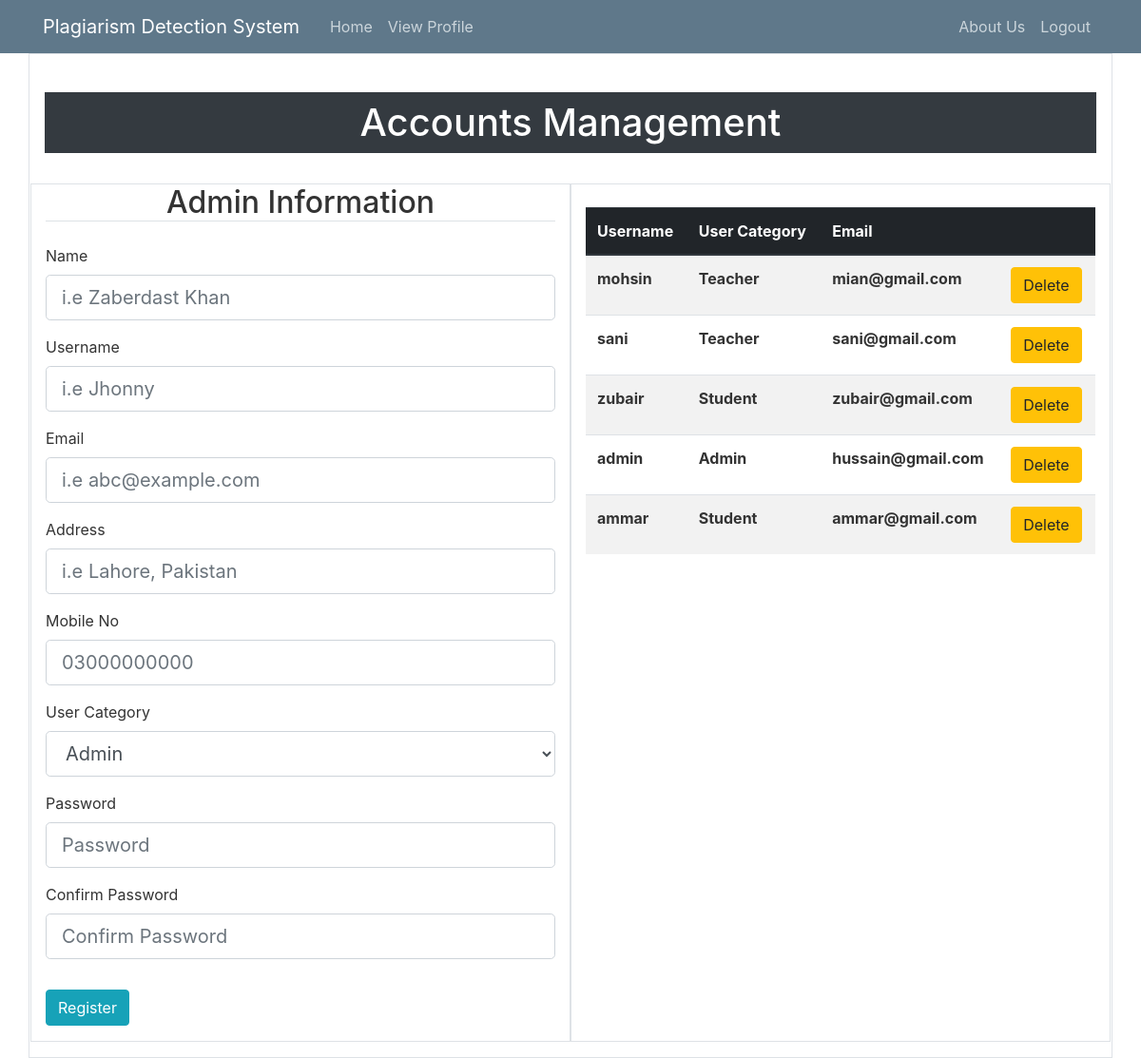
Page /account_management on the committed database.
### lms/models.py (models this page shows, shortened)
class User(db.Model, UserMixin):
    id = db.Column(db.Integer, primary_key=True)
    name = db.Column(db.String(30), unique=False, nullable=False)
    username = db.Column(db.String(20), unique=True, nullable=False)
    email = db.Column(db.String(120), unique=True, nullable=False)
    mobile_no = db.Column(db.String(120), unique=True, nullable=True)
    address = db.Column(db.String(20), unique=False, nullable=True)
    user_category = db.Column(db.String(20), unique=False, nullable=False)
    image_file = db.Column(db.String(20), nullable=False, default='default.jpg')
    password = db.Column(db.String(60), nullable=False)

### lms/routes.py (the view, shortened to what this page needs)
@app.route('/account_management', methods=['GET', 'POST'])
def account_management():
    reg_form = RegistrationForm()
    search_form = UserSearchForm()
    headings = ['Username', 'User Category', 'Email', '']
    data = User.query.all()
    data.sort(key=lambda x: x.id, reverse=True)
    return render_template('account_management.html', title='User Accounts Management', form=reg_form, data=data,
                           headings=headings, search_form=search_form)

### lms/forms.py
class UserSearchForm(FlaskForm):
    search_box = StringField('username',
                             validators=[DataRequired()], render_kw={"placeholder": "Username"})
    search = SubmitField('Search')

### lms/templates/account_management.html (shortened to what this page needs)
{% extends "layout.html" %}
{% block content %}
    <div class="container border p-3">
        <br>
        <div class="bg-dark"><h1 class="text-center text-white py-2"> Accounts Management </h1></div>
        <br>
        <div class="row border">
            <div class="col border-right">
                <form method="POST" action="">
                    <fieldset class="form-group">
                    <legend class="border-bottom mb-4 text-center h2">Admin Information</legend>
                    <div class="form-group">
                            {{ form.name.label(class="form-control-label") }}
                            {% if form.name.errors %}
                                {{ form.name(class="form-control form-control-lg is-invalid") }}
                            <div class="invalid-feedback">
                                {% for error in form.name.errors %}
                                    <span>{{ error }}</span>
                                {% endfor %}
                            </div>
                        {% else %}
                            {{ form.name(class="form-control form-control-lg") }}
                        {% endif %}
                    </div>
                    <div class="form-group">
                            {{ form.username.label(class="form-control-label") }}
                            {% if form.username.errors %}
                                {{ form.username(class="form-control form-control-lg is-invalid") }}
                            <div class="invalid-feedback">
                                {% for error in form.username.errors %}
                                    <span>{{ error }}</span>
                                {% endfor %}
                            </div>
                        {% else %}
                            {{ form.username(class="form-control form-control-lg") }}
                        {% endif %}
                    </div>
                    <div class="form-group">
                        {{ form.email.label(class="form-control-label") }}
                        {% if form.email.errors %}
                            {{ form.email(class="form-control form-control-lg is-invalid") }}
                            <div class="invalid-feedback">
                                {% for error in form.email.errors %}
                                    <span>{{ error }}</span>
                                {% endfor %}
                            </div>
                        {% else %}
                            {{ form.email(class="form-control form-control-lg") }}
                        {% endif %}
                    </div>
                    <div class="form-group">
                        {{ form.address.label(class="form-control-label") }}
                        {% if form.address.errors %}
                            {{ form.address(class="form-control form-control-lg is-invalid") }}
                            <div class="invalid-feedback">
                                {% for error in form.address.errors %}
                                    <span>{{ error }}</span>
                                {% endfor %}
                            </div>
                        {% else %}
                            {{ form.address(class="form-control form-control-lg") }}
                        {% endif %}
                    </div>
                    <div class="form-group">
                        {{ form.mobile_no.label(class="form-control-label") }}
                        {% if form.mobile_no.errors %}
                            {{ form.mobile_no(class="form-control form-control-lg is-invalid") }}
                            <div class="invalid-feedback">
                                {% for error in form.mobile_no.errors %}
                                    <span>{{ error }}</span>
                                {% endfor %}
                            </div>
                        {% else %}
                            {{ form.mobile_no(class="form-control form-control-lg") }}
                        {% endif %}
                    </div>
                    <div class="form-group">
                            {{ form.user_category.label(class="form-control-label") }}
                            {% if form.user_category.errors %}
                                {{ form.user_category(class="form-control form-control-lg is-invalid") }}
                                <div class="invalid-feedback">
                                    {% for error in form.user_category.errors %}
                                        <span>{{ error }}</span>
                                    {% endfor %}
                                </div>
                            {% else %}
                                {{ form.user_category(class="form-control form-control-lg") }}
                            {% endif %}
                        </div>
                    <div class="form-group">
                        {{ form.password.label(class="form-control-label") }}
                        {% if form.password.errors %}
                            {{ form.password(class="form-control form-control-lg is-invalid") }}
                            <div class="invalid-feedback">
                                {% for error in form.password.errors %}
                                    <span>{{ error }}</span>
                                {% endfor %}
                            </div>
                        {% else %}
                            {{ form.password(class="form-control form-control-lg") }}
                        {% endif %}
                    </div>
                    <div class="form-group">
                        {{ form.confirm_password.label(class="form-control-label") }}
                        {% if form.confirm_password.errors %}
                            {{ form.confirm_password(class="form-control form-control-lg is-invalid") }}
                            <div class="invalid-feedback">
                                {% for error in form.confirm_password.errors %}
                                    <span>{{ error }}</span>
                                {% endfor %}
                            </div>
                        {% else %}
                            {{ form.confirm_password(class="form-control form-control-lg") }}
                        {% endif %}
                    </div>
                    </fieldset>
                    <div class="form-group">
                    {{ form.register(class="btn btn-info") }}
                    </div>
                </form>
            </div>
            <div class="col border-left">
                <br>
                <div class="table-responsive">
                    <table class="table table-hover table-striped">
                  <thead class="thead-dark">
                    <tr>
                        {% for heading in headings %}
                      <th scope="col">{{ heading }}</th>
                        {% endfor %}
                    </tr>
                  </thead>
                <tbody>
                {% for row in data %}
                <tr>
                    <th scope="row">{{ row.username }}</th>
                    <th scope="row">{{ row.user_category }}</th>
                    <th scope="row">{{ row.email }}</th>
                    <th scope="row">
                        <a href="/delete_user/{{row.id}}/" class="btn btn-warning btn-xs">Delete</a>
                    </th>
                </tr>
                {% endfor %}
                </tbody>
        </table>
                </div>
            </div>
        </div>
    </div>
{% endblock content %}

### lms/templates/layout.html (shortened to what this page needs)
<!DOCTYPE html>
<html lang="en">
<head>
    <link rel="stylesheet" href="https://maxcdn.bootstrapcdn.com/bootstrap/4.0.0/css/bootstrap.min.css">
	<link rel="stylesheet" type="text/css" href="{{ url_for('static', filename='main.css') }}">
</head>
<body style="background: #ffffff">
    <header class="site-header">
      <nav class="navbar navbar-expand-md navbar-dark bg-steel">
        <div class="container">
          <a class="navbar-brand mr-4" href="{{ url_for('home') }}">Plagiarism Detection System</a>
          <div class="collapse navbar-collapse" id="navbarToggle">
            <div class="navbar-nav mr-auto">
              <a class="nav-item nav-link" href="{{ url_for('home') }}">Home</a>
                <a class="nav-item nav-link" href="{{ url_for('user_profile') }}">View Profile</a>
            </div>
            <div class="navbar-nav">
                <a class="nav-item nav-link" href="#">About Us</a>
                <a class="nav-item nav-link" href="{{ url_for('logout') }}">Logout</a>
            </div>
          </div>
        </div>
      </nav>
    </header>
    {% block content %} {% endblock %}
</body>
</html>

### lms/static/main.css (style rules this page uses)
body { background: #fafafa; color: #333333; }
h1, h2, h3, h4, h5, h6 { color: #444444; }
.bg-steel { background-color: #5f788a; }
.site-header .navbar-nav .nav-link { color: #cbd5db; }

### rows in the picture
User: username "mohsin", user_category "Teacher", email "mian@gmail.com"
User: username "sani", user_category "Teacher", email "sani@gmail.com"
User: username "zubair", user_category "Student", email "zubair@gmail.com"
User: username "admin", user_category "Admin", email "hussain@gmail.com"
User: username "ammar", user_category "Student", email "ammar@gmail.com"

### other values in the picture
{{ heading }} "Username" "User Category" "Email"
